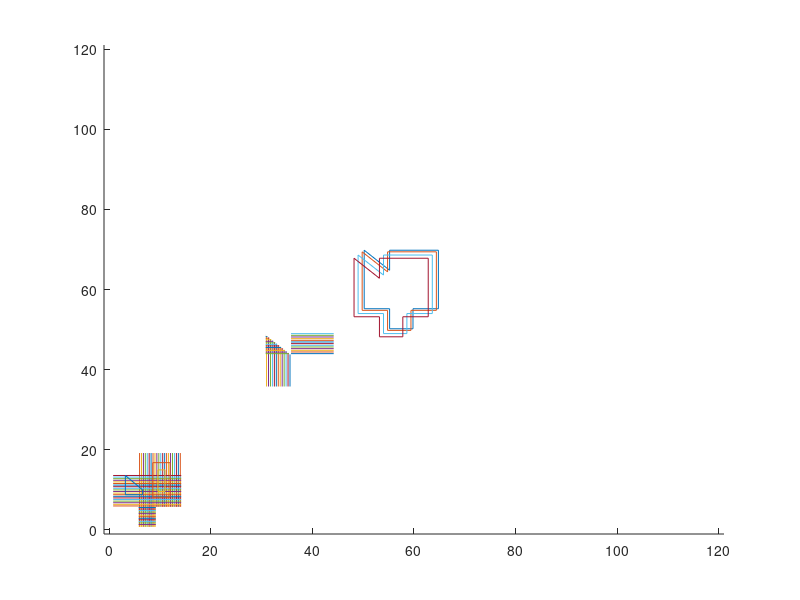
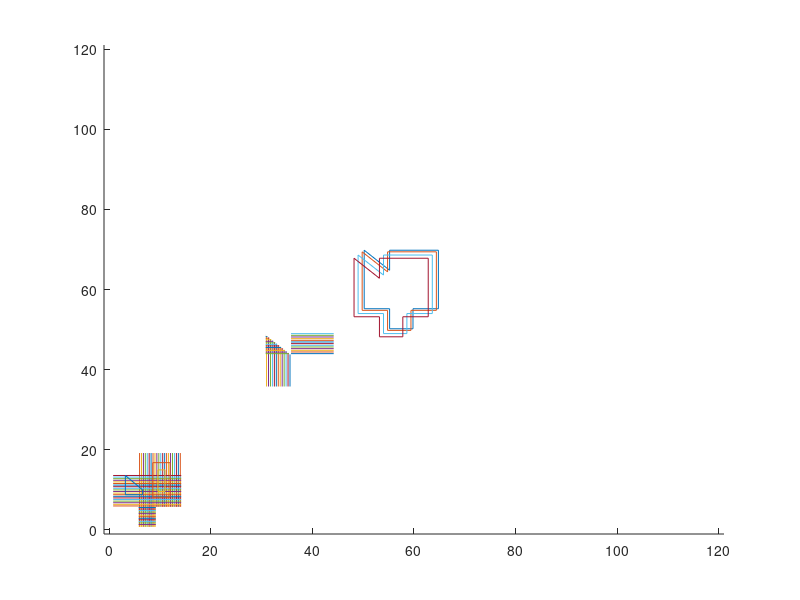
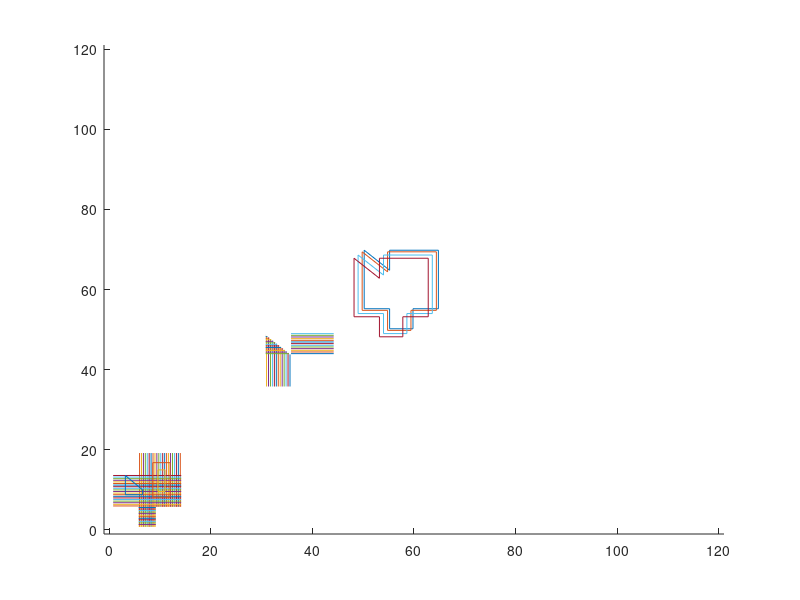
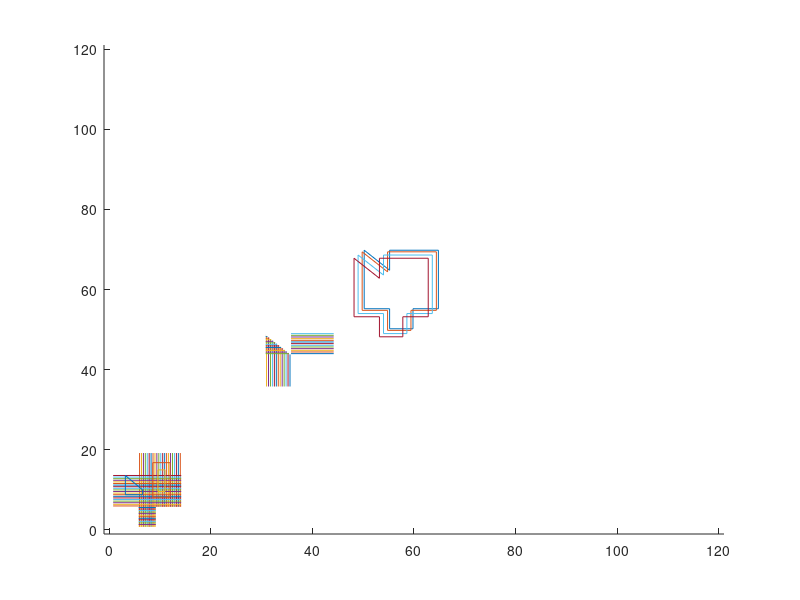

Write MATLAB code to recreate these figures, in order.
clear
clc

%% Initialization

header = {'M73 P0 R36';
'M73 Q0 S36';
'M201 X1000 Y1000 Z1000 E5000 	; sets maximum accelerations, mm/sec^2';
'M203 X200 Y200 Z12 E120 		; sets maximum feedrates, mm/sec';
'M204 P1250 R1250 T1250 			; sets acceleration (P, T) and retract acceleration (R), mm/sec^2';
'M205 X8.00 Y8.00 Z0.40 E1.50 	; sets the jerk limits, mm/sec';
'M205 S0 T0 						; sets the minimum extruding and travel feed rate, mm/sec';
'M107							; sets fan off';
'M862.3 P "MK3S" 				; printer model check';
'M862.1 P0.4 					; nozzle diameter check';
'M115 U3.8.1 					; tell printer latest fw version';
'G90 							; use absolute coordinates';
'M83 							; extruder relative mode';
'M104 S215 						; set extruder temp';
'M140 S60 						; set bed temp';
'M190 S60 						; wait for bed temp';
'M109 S215 						; wait for extruder temp';
'G28 W 							; home all without mesh bed level';
'G80 							; mesh bed leveling';
'G1 Y-3.0 F1000.0 				; go outside print area';
'G92 E0.0';
'G1 X60.0 E9.0 F1000.0 			; intro line';
'M73 Q0 S36';
'M73 P0 R36';
'G1 X100.0 E12.5 F1000.0 		; intro line';
'G92 E0.0';
'M221 S95';
'G21 							; set units to millimeters';
'G90 							; use absolute coordinates';
'M83 							; use relative distances for extrusion';
'M900 K30 						; Filament gcode';
';BEFORE_LAYER_CHANGE';
'G92 E0.0';
'M106 S100						;toggle fan'};


%% Test Initial Shape
clear
clc
close all

gsto = {};

zstore = [];
mult = 0;
for i = 0.2:0.2:10
    mult = 1 + mult;
    z = [];
    for j = 1:length(0.2:0.2:10)
        zcomp = 0.2*mult;
        z = [z zcomp];
    end
zstore = [zstore ; zcomp];
end



for q = 1:length(zstore)
    noz = 0.4;
    zcoord = zstore(q);
    x = [0.2 0.2 5.2 5.2 14.8 14.8 9.8 9.8 5.2 5.2 0.2]+50;
    y = [5.2 19.8 14.8 19.8 19.8 5.2 5.2 0.2 0.2 5.2 5.2]+50;
    
    
    
    xdiff = max(x)-min(x);
    ydiff = max(y)-min(y);
    
    x2 = [];
    y2 = [];
    x3 = [];
    y3 = [];
    
    zstore = [];
    mult = 0;
    for i = 0.2:0.2:10
        mult = 1 + mult;
        z = [];
        for j = 1:length(0.2:0.2:10)
            zcomp = 0.2*mult;
            z = [z zcomp];
        end
        zstore = [zstore ; z];
    end
    
    
    for i = 1:length(x)
        xref = x(i);
        yref = y(i);
        enter = 1;
        if xref == 0.2 && yref == 19.8 || xref == 5.2 && yref == 14.8
            x2 = [x2 xref+noz];
            y2 = [y2 yref-0.8];
            e = sum(sqrt(diff(x2).^2+diff(y2).^2));
            code = sprintf('G1 X%.3f Y%.3f E%.5f',x2(2),y2(2),e);
            enter = 0;
        elseif xref <= xdiff/2
            x2 = [x2 xref+noz];
        else
            x2 = [x2 xref-noz];
        end
        if enter == 1
            if yref <= ydiff/2
                y2 = [y2 yref+noz];
            else
                y2 = [y2 yref-noz];
            end
        end
    end
    
    % figure
    % plot3(x,y,zstore,x2,y2,zstore,x3,y3,zstore)
    % xlim([-1 21])
    % ylim([-1 21])
    % zlim([0 11])
    
    figure
    hold on
    plot(x,y)
    plot(x2,y2)
    %plot(x3,y3)
    %plot(xref,yref)
    xlim([-1 121])
    ylim([-1 121])
    
    % FIRST BOTTOM LAYER
    
    x1y1 = [0.6 19-0.2]+30;
    x2y2 = [5.6 14-0.2]+30;
    v = x2y2 - x1y1;
    n = sqrt((x1y1(1)-x2y2(1))^2+((x1y1(2)-x2y2(2))^2));
    u = v/n;
    pstore = [];
    
    infx1 = [];
    infy1 = [];
    
    numlines0 = round((x2y2(1)-x1y1(1))/0.4);
    infline1 = round(numlines0*0.3);
    dist = (x2y2(1)-x1y1(1))/numlines0/sind(45);
    layer = 0.2;
    
    for i = 1:numlines0
        p1 = [x1y1(1) x1y1(2)] + dist*i*[u(1) u(2)]
        pstore = [pstore ; p1];
        if i == 1
            %plot([x1y1(1) p1(1)],[x1y1(2) p1(2)])
        else
            %plot([pstore(i-1,1) p1(1)],[pstore(i-1,2) p1(2)])
        end
    end
    
    line = x2y2(1)+0.2;
    
    for i = 1:numlines0
        plot([pstore(i,1) pstore(i,1)],[line pstore(i,2)])
        
    end
    
    x1 = 6;
    x2 = 9.4;
    y1 = 0.8;
    y2 = 19.2;
    numlines = (9.6-6)/0.4;
    dist2 = (x2-x1)/round(numlines);
    xsto1 = x1:dist2:x2;
    
    for i = 1:round(numlines)
        plot([xsto1(i) xsto1(i)],[y1 y2])
    end
    
    x12 = 9.4;
    x22 = 14.4;
    y12 = 5.8;
    y22 = 19.2;
    numlines2 = (x22-x12)/0.4;
    dist3 = (x22-x12)/round(numlines2);
    xsto2 = x12:dist3:x22;
    
    for i = 1:round(numlines2)
        plot([xsto2(i) xsto2(i)],[y12 y22])
    end
    
    %% SECOND BOTTOM LAYER
    
    
    x12 = 5.8;
    x22 = 9.2;
    y12 = 1;
    y22 = 6;
    numlines2 = (y22-y12)/0.4;
    dist3 = (y22-y12)/round(numlines2);
    ysto2 = y12:dist3:y22;
    
    for i = 1:round(numlines2)
        plot([x12 x22],[ysto2(i) ysto2(i)])
    end
    
    x12 = 0.8;
    x22 = 14.2;
    y12 = 6;
    y22 = 14;
    numlines2 = (y22-y12)/0.4;
    dist3 = (y22-y12)/round(numlines2);
    ysto2 = y12:dist3:y22;
    
    for i = 1:round(numlines2)
        plot([x12 x22],[ysto2(i) ysto2(i)])
    end
    
    x12 = 5.8+30;
    x22 = 14.2+30;
    y12 = 14+30;
    y22 = 19.4+30;
    numlines2 = (y22-y12)/0.4;
    dist3 = (y22-y12)/round(numlines2);
    ysto2 = y12:dist3:y22;
    
    for i = 1:round(numlines2)
        plot([x12 x22],[ysto2(i) ysto2(i)])
    end
    
    x1y1 = [0.6 19-0.2]+30;
    x2y2 = [5.6 14-0.2]+30;
    v = x2y2 - x1y1;
    n = sqrt((x1y1(1)-x2y2(1))^2+((x1y1(2)-x2y2(2))^2));
    u = v/n;
    pstore = [];
    
    numlines0 = abs(round((x2y2(2)-x1y1(2))/0.4));
    dist = (x2y2(1)-x1y1(1))/numlines0/sind(45);
    layer = 0.2;
    
    xn1 = [1 14]+30;
    
    for i = 1:numlines0
        p1 = [x1y1(1) x1y1(2)+0.2] + dist*i*[u(1) u(2)];
        pstore = [pstore ; p1];
        if i == 1
            %plot([x1y1(1) p1(1)],[x1y1(2) p1(2)])
        else
            %plot([pstore(i-1,1) p1(1)],[pstore(i-1,2) p1(2)])
        end
    end
    
    line = x1y1(1)+0.2;
    
    for i = 1:numlines0
        plot([line pstore(i,1)-0.2],[pstore(i,2) pstore(i,2)])
    end
    
    x2 = [];
    y2 = [];
    x3 = [];
    y3 = [];
    
    for i = 1:length(x)
        xref = x(i);
        yref = y(i);
        enter = 1;
        if xref == 0.2 && yref == 19.8 || xref == 5.2 && yref == 14.8
            x2 = [x2 xref+noz];
            y2 = [y2 yref-0.8];
            enter = 0;
        elseif xref <= xdiff/2
            x2 = [x2 xref+noz];
        else
            x2 = [x2 xref-noz];
        end
        if enter == 1
            if yref <= ydiff/2
                y2 = [y2 yref+noz];
            else
                y2 = [y2 yref-noz];
            end
        end
    end
    
%     figure
%     hold on
%     plot(x,y)
%     plot(x2,y2)
%     %plot(x3,y3)
%     %plot(xref,yref)
%     xlim([-1 21])
%     ylim([-1 21])
    
    
    
    for j = 3:2:11
        x2 = [];
        y2 = [];
        x3 = [];
        y3 = [];
        
        if j==7
            x2 = [3.2 3.2 6.6 6.6 3.2];
            y2 = [8.8 13.6 10 8.8 8.8];
            plot(x2,y2)
            continue
        elseif j ==9
            x2 = [8.6 8.6 12 12 8.6];
            y2 = [8.2 16.8 16.8 8.2 8.2];
            plot(x2,y2)
            continue
        elseif j==11
            x2 = [9.6 9.6 11 11 9.6];
            y2 = [9.6 15 15 9.6 9.6];
            plot(x2,y2)
            break
        end
        
        for i = 1:length(x)
            xref = x(i);
            yref = y(i);
            enter = 1;
            if xref == 0.2 && yref == 19.8 || xref == 5.2 && yref == 14.8
                x2 = [x2 xref+noz*j];
                y2 = [y2 yref-0.8*j];
                enter = 0;
            elseif xref <= xdiff/2
                x2 = [x2 xref+noz*j];
            else
                x2 = [x2 xref-noz*j];
            end
            if enter == 1
                if yref <= ydiff/2
                    y2 = [y2 yref+noz*j];
                else
                    y2 = [y2 yref-noz*j];
                end
            end
        end
        plot(x2,y2)
    end
end

tot = (9.022-6)/4;
infill = tot*.3



%% Footer

footer = {'G4 					; wait';
'M221 S100			; flow percentage';
'M104 S0 			; turn off temperature';
'M140 S0 			; turn off heatbed';
'M107 				; turn off fan';
'G1 Z50.6 			; Move print head up';
'G1 X0 Y200 F3000 	; home X axis';
'M84 				; disable motors';
'M73 P100 R0			; reset text';
'M73 Q100 S0 		; zero out text';};
